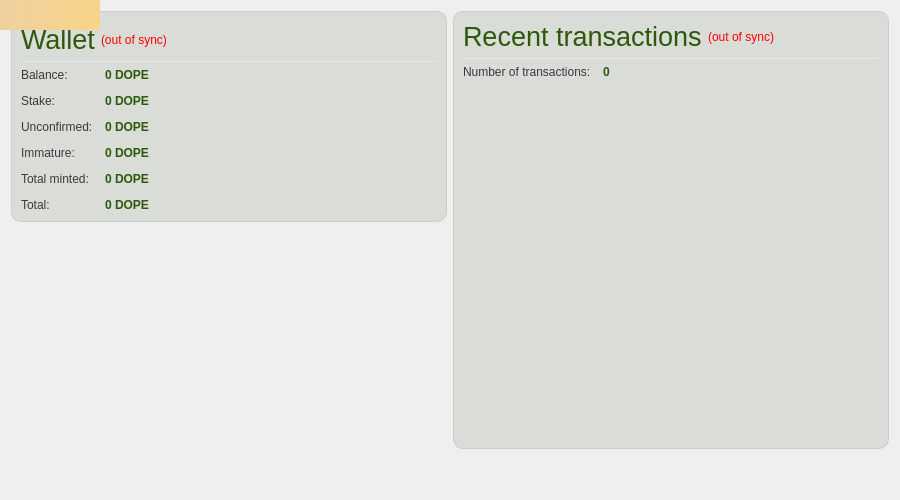
<?xml version="1.0" encoding="UTF-8"?>
<ui version="4.0">
 <class>OverviewPage</class>
 <widget class="QWidget" name="OverviewPage">
  <property name="geometry">
   <rect>
    <x>0</x>
    <y>0</y>
    <width>900</width>
    <height>500</height>
   </rect>
  </property>
  <property name="maximumSize">
   <size>
    <width>900</width>
    <height>500</height>
   </size>
  </property>
  <property name="windowTitle">
   <string>Form</string>
  </property>
  <layout class="QHBoxLayout" name="horizontalLayout" stretch="1,1">
   <item>
    <layout class="QVBoxLayout" name="verticalLayout_2">
     <item>
      <widget class="QFrame" name="frame">
       <property name="styleSheet">
        <string notr="true">QFrame { border-radius:10px;background-color:#d9dcd7; border: 1px solid #ccc; }</string>
       </property>
       <property name="frameShape">
        <enum>QFrame::StyledPanel</enum>
       </property>
       <property name="frameShadow">
        <enum>QFrame::Plain</enum>
       </property>
       <layout class="QVBoxLayout" name="verticalLayout_4">
        <property name="topMargin">
         <number>12</number>
        </property>
        <item>
         <layout class="QHBoxLayout" name="horizontalLayout_4">
          <item>
           <widget class="QLabel" name="label_5">
            <property name="font">
             <font>
              <pointsize>20</pointsize>
              <weight>50</weight>
              <bold>false</bold>
             </font>
            </property>
            <property name="styleSheet">
             <string notr="true">QLabel { color: #2C590C; border: none;}</string>
            </property>
            <property name="frameShape">
             <enum>QFrame::NoFrame</enum>
            </property>
            <property name="frameShadow">
             <enum>QFrame::Plain</enum>
            </property>
            <property name="text">
             <string>Wallet</string>
            </property>
           </widget>
          </item>
          <item>
           <widget class="QLabel" name="labelWalletStatus">
            <property name="toolTip">
             <string>The displayed information may be out of date. Your wallet automatically synchronizes with the Dopecoin network after a connection is established, but this process has not completed yet.</string>
            </property>
            <property name="styleSheet">
             <string notr="true">QLabel { color: red; border-radius: none; border: 0; }</string>
            </property>
            <property name="text">
             <string notr="true">(out of sync)</string>
            </property>
            <property name="alignment">
             <set>Qt::AlignLeading|Qt::AlignLeft|Qt::AlignVCenter</set>
            </property>
           </widget>
          </item>
          <item>
           <spacer name="horizontalSpacer">
            <property name="orientation">
             <enum>Qt::Horizontal</enum>
            </property>
            <property name="sizeHint" stdset="0">
             <size>
              <width>40</width>
              <height>20</height>
             </size>
            </property>
           </spacer>
          </item>
         </layout>
        </item>
        <item>
         <widget class="Line" name="line_2">
          <property name="maximumSize">
           <size>
            <width>16777215</width>
            <height>1</height>
           </size>
          </property>
          <property name="styleSheet">
           <string notr="true">height:1px;border:none;background-color: #e8e9eb; font-size:0; line-height:0;</string>
          </property>
          <property name="frameShadow">
           <enum>QFrame::Plain</enum>
          </property>
          <property name="orientation">
           <enum>Qt::Horizontal</enum>
          </property>
         </widget>
        </item>
        <item>
         <layout class="QFormLayout" name="formLayout_2">
          <property name="fieldGrowthPolicy">
           <enum>QFormLayout::AllNonFixedFieldsGrow</enum>
          </property>
          <property name="horizontalSpacing">
           <number>12</number>
          </property>
          <property name="verticalSpacing">
           <number>12</number>
          </property>
          <item row="0" column="1">
           <widget class="QLabel" name="labelBalance">
            <property name="font">
             <font>
              <weight>75</weight>
              <bold>true</bold>
             </font>
            </property>
            <property name="cursor">
             <cursorShape>IBeamCursor</cursorShape>
            </property>
            <property name="toolTip">
             <string>Your current spendable balance</string>
            </property>
            <property name="styleSheet">
             <string notr="true">QLabel { color: #2C590C; border: none; }</string>
            </property>
            <property name="text">
             <string notr="true">0 DOPE</string>
            </property>
            <property name="textInteractionFlags">
             <set>Qt::LinksAccessibleByMouse|Qt::TextSelectableByKeyboard|Qt::TextSelectableByMouse</set>
            </property>
           </widget>
          </item>
          <item row="1" column="0">
           <widget class="QLabel" name="label_6">
            <property name="styleSheet">
             <string notr="true">QLabel { border:none; color: #3B3A3A;}</string>
            </property>
            <property name="text">
             <string>Stake:</string>
            </property>
           </widget>
          </item>
          <item row="1" column="1">
           <widget class="QLabel" name="labelStake">
            <property name="font">
             <font>
              <weight>75</weight>
              <bold>true</bold>
             </font>
            </property>
            <property name="cursor">
             <cursorShape>IBeamCursor</cursorShape>
            </property>
            <property name="toolTip">
             <string>Total of coins that was staked, and do not yet count toward the current balance</string>
            </property>
            <property name="styleSheet">
             <string notr="true">QLabel { color: #2C590C; border: none; }</string>
            </property>
            <property name="text">
             <string notr="true">0 DOPE</string>
            </property>
            <property name="textInteractionFlags">
             <set>Qt::LinksAccessibleByMouse|Qt::TextSelectableByKeyboard|Qt::TextSelectableByMouse</set>
            </property>
           </widget>
          </item>
          <item row="2" column="0">
           <widget class="QLabel" name="label_3">
            <property name="styleSheet">
             <string notr="true">QLabel { border:none; color: #3B3A3A;}</string>
            </property>
            <property name="text">
             <string>Unconfirmed:</string>
            </property>
           </widget>
          </item>
          <item row="2" column="1">
           <widget class="QLabel" name="labelUnconfirmed">
            <property name="font">
             <font>
              <weight>75</weight>
              <bold>true</bold>
             </font>
            </property>
            <property name="cursor">
             <cursorShape>IBeamCursor</cursorShape>
            </property>
            <property name="toolTip">
             <string>Total of transactions that have yet to be confirmed, and do not yet count toward the current balance</string>
            </property>
            <property name="styleSheet">
             <string notr="true">QLabel { color: #2C590C; border: none; }</string>
            </property>
            <property name="text">
             <string notr="true">0 DOPE</string>
            </property>
            <property name="textInteractionFlags">
             <set>Qt::LinksAccessibleByMouse|Qt::TextSelectableByKeyboard|Qt::TextSelectableByMouse</set>
            </property>
           </widget>
          </item>
          <item row="3" column="0">
           <widget class="QLabel" name="labelImmatureText">
            <property name="styleSheet">
             <string notr="true">QLabel { border:none; color: #3B3A3A;}</string>
            </property>
            <property name="text">
             <string>Immature:</string>
            </property>
           </widget>
          </item>
          <item row="3" column="1">
           <widget class="QLabel" name="labelImmature">
            <property name="font">
             <font>
              <weight>75</weight>
              <bold>true</bold>
             </font>
            </property>
            <property name="cursor">
             <cursorShape>IBeamCursor</cursorShape>
            </property>
            <property name="toolTip">
             <string>Mined balance that has not yet matured</string>
            </property>
            <property name="styleSheet">
             <string notr="true">QLabel { color: #2C590C; border: none; }</string>
            </property>
            <property name="text">
             <string notr="true">0 DOPE</string>
            </property>
            <property name="textInteractionFlags">
             <set>Qt::LinksAccessibleByMouse|Qt::TextSelectableByKeyboard|Qt::TextSelectableByMouse</set>
            </property>
           </widget>
          </item>
          <item row="4" column="0">
           <widget class="QLabel" name="labelMintedText">
            <property name="styleSheet">
             <string notr="true">QLabel { border:none; color: #3B3A3A;}</string>
            </property>
            <property name="text">
             <string>Total minted:</string>
            </property>
           </widget>
          </item>
          <item row="4" column="1">
           <widget class="QLabel" name="labelMinted">
            <property name="font">
             <font>
              <weight>75</weight>
              <bold>true</bold>
             </font>
            </property>
            <property name="cursor">
             <cursorShape>IBeamCursor</cursorShape>
            </property>
            <property name="toolTip">
             <string>Total number of coins made by POS</string>
            </property>
            <property name="styleSheet">
             <string notr="true">QLabel { color: #2C590C; border: none; }</string>
            </property>
            <property name="text">
             <string notr="true">0 DOPE</string>
            </property>
            <property name="textInteractionFlags">
             <set>Qt::LinksAccessibleByMouse|Qt::TextSelectableByKeyboard|Qt::TextSelectableByMouse</set>
            </property>
           </widget>
          </item>
          <item row="5" column="0">
           <widget class="QLabel" name="labelTotalText">
            <property name="styleSheet">
             <string notr="true">QLabel { border:none; color: #3B3A3A;}</string>
            </property>
            <property name="text">
             <string>Total:</string>
            </property>
           </widget>
          </item>
          <item row="5" column="1">
           <widget class="QLabel" name="labelTotal">
            <property name="font">
             <font>
              <weight>75</weight>
              <bold>true</bold>
             </font>
            </property>
            <property name="cursor">
             <cursorShape>IBeamCursor</cursorShape>
            </property>
            <property name="toolTip">
             <string>Your current total balance</string>
            </property>
            <property name="styleSheet">
             <string notr="true">QLabel { color: #2C590C; border: none; }</string>
            </property>
            <property name="text">
             <string notr="true">0 DOPE</string>
            </property>
            <property name="textInteractionFlags">
             <set>Qt::LinksAccessibleByMouse|Qt::TextSelectableByKeyboard|Qt::TextSelectableByMouse</set>
            </property>
           </widget>
          </item>
          <item row="0" column="0">
           <widget class="QLabel" name="label">
            <property name="styleSheet">
             <string notr="true">QLabel { border:none; color: #3B3A3A;}</string>
            </property>
            <property name="frameShape">
             <enum>QFrame::NoFrame</enum>
            </property>
            <property name="lineWidth">
             <number>1</number>
            </property>
            <property name="text">
             <string>Balance:</string>
            </property>
            <property name="alignment">
             <set>Qt::AlignLeading|Qt::AlignLeft|Qt::AlignVCenter</set>
            </property>
           </widget>
          </item>
         </layout>
        </item>
       </layout>
      </widget>
     </item>
     <item>
      <spacer name="verticalSpacer">
       <property name="orientation">
        <enum>Qt::Vertical</enum>
       </property>
       <property name="sizeType">
        <enum>QSizePolicy::Expanding</enum>
       </property>
       <property name="sizeHint" stdset="0">
        <size>
         <width>20</width>
         <height>20</height>
        </size>
       </property>
      </spacer>
     </item>
     <item alignment="Qt::AlignHCenter">
      <widget class="QLabel" name="labelBgCoin">
       <property name="sizePolicy">
        <sizepolicy hsizetype="Preferred" vsizetype="Preferred">
         <horstretch>0</horstretch>
         <verstretch>0</verstretch>
        </sizepolicy>
       </property>
       <property name="text">
        <string/>
       </property>
       <property name="pixmap">
        <pixmap resource="../bitcoin.qrc">:/images/wallet_bgcoin</pixmap>
       </property>
       <property name="scaledContents">
        <bool>false</bool>
       </property>
       <property name="alignment">
        <set>Qt::AlignBottom|Qt::AlignLeading|Qt::AlignLeft</set>
       </property>
       <property name="wordWrap">
        <bool>false</bool>
       </property>
       <property name="margin">
        <number>0</number>
       </property>
       <property name="indent">
        <number>0</number>
       </property>
       <property name="openExternalLinks">
        <bool>false</bool>
       </property>
      </widget>
     </item>
    </layout>
   </item>
   <item>
    <layout class="QVBoxLayout" name="verticalLayout_3">
     <item>
      <widget class="QFrame" name="frame_2">
       <property name="styleSheet">
        <string notr="true">QFrame { border-radius:10px;background-color:#d9dcd7; border: 1px solid #ccc; }</string>
       </property>
       <property name="frameShape">
        <enum>QFrame::StyledPanel</enum>
       </property>
       <property name="frameShadow">
        <enum>QFrame::Plain</enum>
       </property>
       <layout class="QVBoxLayout" name="verticalLayout" stretch="0,0,0,0">
        <item>
         <layout class="QHBoxLayout" name="horizontalLayout_2">
          <item>
           <widget class="QLabel" name="label_4">
            <property name="font">
             <font>
              <pointsize>20</pointsize>
             </font>
            </property>
            <property name="styleSheet">
             <string notr="true">QLabel { color: #2C590C; border: none;}</string>
            </property>
            <property name="text">
             <string>Recent transactions</string>
            </property>
           </widget>
          </item>
          <item>
           <widget class="QLabel" name="labelTransactionsStatus">
            <property name="toolTip">
             <string>The displayed information may be out of date. Your wallet automatically synchronizes with the Dopecoin network after a connection is established, but this process has not completed yet.</string>
            </property>
            <property name="styleSheet">
             <string notr="true">QLabel { color: red; border-radius: 0; border:none;}</string>
            </property>
            <property name="text">
             <string notr="true">(out of sync)</string>
            </property>
            <property name="alignment">
             <set>Qt::AlignRight|Qt::AlignTrailing|Qt::AlignVCenter</set>
            </property>
           </widget>
          </item>
          <item>
           <spacer name="horizontalSpacer_2">
            <property name="orientation">
             <enum>Qt::Horizontal</enum>
            </property>
            <property name="sizeHint" stdset="0">
             <size>
              <width>40</width>
              <height>20</height>
             </size>
            </property>
           </spacer>
          </item>
         </layout>
        </item>
        <item>
         <widget class="Line" name="line">
          <property name="maximumSize">
           <size>
            <width>16777215</width>
            <height>1</height>
           </size>
          </property>
          <property name="styleSheet">
           <string notr="true">height:1px;border:none;background-color: #e8e9eb; font-size:0; line-height:0;</string>
          </property>
          <property name="orientation">
           <enum>Qt::Horizontal</enum>
          </property>
         </widget>
        </item>
        <item>
         <layout class="QFormLayout" name="formLayout_3">
          <property name="fieldGrowthPolicy">
           <enum>QFormLayout::AllNonFixedFieldsGrow</enum>
          </property>
          <property name="horizontalSpacing">
           <number>12</number>
          </property>
          <property name="verticalSpacing">
           <number>12</number>
          </property>
          <item row="0" column="0">
           <widget class="QLabel" name="label_10">
            <property name="styleSheet">
             <string notr="true">QLabel { border:none; color: #3B3A3A;}</string>
            </property>
            <property name="text">
             <string>Number of transactions:</string>
            </property>
           </widget>
          </item>
          <item row="0" column="1">
           <widget class="QLabel" name="labelNumTransactions">
            <property name="font">
             <font>
              <weight>75</weight>
              <bold>true</bold>
             </font>
            </property>
            <property name="toolTip">
             <string>Total number of transactions in wallet</string>
            </property>
            <property name="styleSheet">
             <string notr="true">QLabel { color: #2C590C; border: none; }</string>
            </property>
            <property name="text">
             <string notr="true">0</string>
            </property>
           </widget>
          </item>
         </layout>
        </item>
        <item>
         <widget class="QListView" name="listTransactions">
          <property name="styleSheet">
           <string notr="true">QListView { background: transparent; border-radius:0; border:none;}</string>
          </property>
          <property name="frameShape">
           <enum>QFrame::NoFrame</enum>
          </property>
          <property name="verticalScrollBarPolicy">
           <enum>Qt::ScrollBarAsNeeded</enum>
          </property>
          <property name="horizontalScrollBarPolicy">
           <enum>Qt::ScrollBarAlwaysOff</enum>
          </property>
          <property name="autoScroll">
           <bool>true</bool>
          </property>
          <property name="selectionMode">
           <enum>QAbstractItemView::NoSelection</enum>
          </property>
         </widget>
        </item>
       </layout>
      </widget>
     </item>
     <item>
      <spacer name="verticalSpacer_2">
       <property name="orientation">
        <enum>Qt::Vertical</enum>
       </property>
       <property name="sizeType">
        <enum>QSizePolicy::Fixed</enum>
       </property>
       <property name="sizeHint" stdset="0">
        <size>
         <width>20</width>
         <height>20</height>
        </size>
       </property>
      </spacer>
     </item>
     <item>
      <widget class="QLabel" name="labelBanner">
       <property name="sizePolicy">
        <sizepolicy hsizetype="Preferred" vsizetype="Preferred">
         <horstretch>0</horstretch>
         <verstretch>0</verstretch>
        </sizepolicy>
       </property>
       <property name="cursor">
        <cursorShape>ArrowCursor</cursorShape>
       </property>
       <property name="text">
        <string/>
       </property>
       <property name="pixmap">
        <pixmap resource="../bitcoin.qrc">:/images/banner</pixmap>
       </property>
       <property name="scaledContents">
        <bool>false</bool>
       </property>
       <property name="alignment">
        <set>Qt::AlignBottom|Qt::AlignHCenter</set>
       </property>
       <property name="wordWrap">
        <bool>false</bool>
       </property>
       <property name="margin">
        <number>0</number>
       </property>
       <property name="indent">
        <number>0</number>
       </property>
      </widget>
     </item>
    </layout>
   </item>
  </layout>
  <widget class="QLabel" name="labelAlerts">
   <property name="geometry">
    <rect>
     <x>0</x>
     <y>0</y>
     <width>100</width>
     <height>30</height>
    </rect>
   </property>
   <property name="visible">
    <bool>false</bool>
   </property>
   <property name="styleSheet">
    <string notr="true">background-color: qlineargradient(x1: 0, y1: 0, x2: 1, y2: 0, stop:0 #F0D0A0, stop:1 #F8D488);  color:#000000
</string>
   </property>
   <property name="wordWrap">
    <bool>true</bool>
   </property>
   <property name="margin">
    <number>3</number>
   </property>
  </widget>
 </widget>
 <tabstops>
  <tabstop>listTransactions</tabstop>
 </tabstops>
 <resources>
  <include location="../bitcoin.qrc"/>
 </resources>
 <connections/>
</ui>
